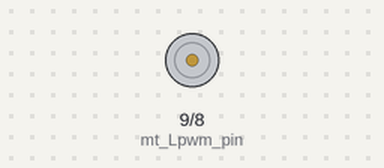
This sketch was run on a simulated Arduino Uno, built with avr-gcc and run on an emulated ATmega328P. On the bench: motor-driver pin pairs drawn as motors (green arrow = first pin HIGH = forward, orange = second pin HIGH = backward, longer = more drive).

Above: at 6.0 s.
At 17.0 s:
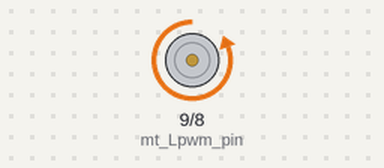
Timing chart, 0 to 28.6 s (numbered marks = the images above):
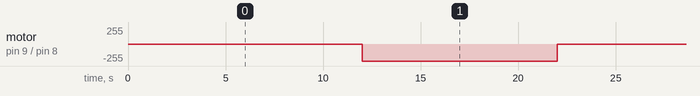

Measured:
- by itself, motor on pin 9 (mt_Lpwm_pin) / pin 8 (mt_Rpwm_pin): alternates backward 255/255 for 10.0 s and stopped for 12.0 s

The sketch:

write_pwm_motor.ino
```cpp
#define mt_Rpwm_pin 8
#define mt_Lpwm_pin 9

void forward(){
  analogWrite(mt_Rpwm_pin, 150);
  analogWrite(mt_Rpwm_pin, 0);
}

void backward(){
  analogWrite(mt_Rpwm_pin, 0);
  analogWrite(mt_Rpwm_pin, 150);
}

void still(){
  analogWrite(mt_Rpwm_pin, 0);
  analogWrite(mt_Rpwm_pin, 0);
}

void setup() {
  pinMode(mt_Rpwm_pin,OUTPUT);
  pinMode(mt_Lpwm_pin,OUTPUT);
}

void loop() {
 forward();
 delay(10000);
 still();
 delay(2000);
 backward();
 delay(10000);
}
```
